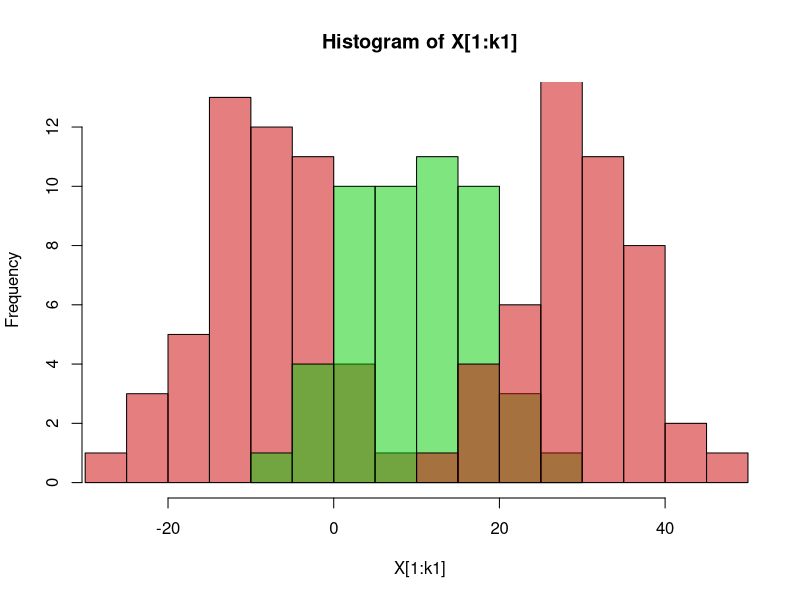

This chart was generated by the following R code: (Note: this script raises an error after producing the figure.)
## Algorithm to do a GP for classification using laplace approx
##
##Author -- Nathan Wycoff
##

##Generate some binary data
n <- 150
k1 <- 50
k2 <- 50
X <- c(rnorm(k1, -10, 7), rnorm(k2, 10,7), rnorm(n-k1-k2, 30,7))

hist(X[1:k1], col = rgb(0.8,0,0,0.5), xlim = range(X))
hist(X[(k1+1):(k1+k2)], col = rgb(0,0.8,0,0.5), add = TRUE)
hist(X[(k1+k2+1):n], col = rgb(0.8,0,0,0.5), add = TRUE)
y <- rep(c(-1,1,-1), c(k1,k2,n-k1-k2))

#Train-test split
t_ind <- sample(1:n, floor(n / 2))
train <- cbind(X,y)[t_ind,]
test <- cbind(X,y)[-t_ind,]

train <- data.frame(train)
colnames(train) <- c('X', 'y')
test <- data.frame(test)
colnames(test) <- c('X', 'y')

n <- floor(n / 2)


####
## Pre-built model
####
fit <- gausspr(I(as.factor(y)) ~ X, data = train, type = 'classification', kernel = 'rbfdot', kpar = list(sigma=1))
mean(predict(fit, test) == test$y)

##Look at logistic reg
fit_log <- glm(I(as.factor(y)) ~ X + 0, data = train, family = binomial)

preds <- sapply((predict(fit_log, newdata = test) > 0.5), function(x) ifelse(x,1,-1))

log_acc <- mean(preds == test$y)

##Now do a GP for classification with laplace approx
#Our covar func
k <- function(x1,x2) exp(-norm(x1 - x2, '2')^2)#Standard gaussian covar func

nathans_gp_class <- function(y, X, XX, solx, solxx) {
  #####
  ## Do hyper GP
  #####
  
  XXX <- rbind(X,XX)
  
  ##Get Covariance
  D <- dist(XXX)#Create a distance matrix
  bins <- hist(D, plot = FALSE)$breaks#create bins
  
  #Go over it all and get the covariances.
  n <- dim(XXX)[1]
  covs <- c()
  lens <- c()
  for (bi in 1:(length(bins)-1)) {
    y1 <- c()
    y2 <- c()
    b <- bins[bi+1]
    b1 <- bins[bi]
    for (j in 1:n) {
      for (i in 1:j) {
        if (i == j) {
          next
        }
        ind <- n*(i-1) - i *(i-1)/2 + j - i
        if (D[ind] < b && D[ind] >= b1) {
          y1 <- c(y1, c(solx, solxx)[i])
          y2 <- c(y2, c(solx, solxx)[j])
        }
      }
    }
    covs <- c(covs, cov(y1,y2))
    lens <- c(lens, length(y1))
  }
  
  #Use weights to get multiple points for bin in the histo
  weights <- floor(lens / min(lens))#Weigh cov estimates approximately by their number of constituents.
  hyperdata <- rep(covs,weights)
  hyperdistance <- rep(bins[2:length(bins)],weights)
  
  #Fit GP to these covars
  length_scale <- (bins[2] - bins[1])*1000#Make the length scale 1 bin
  gpi <- newGP(matrix(hyperdistance), hyperdata, d=length_scale, g=0.1, dK=FALSE)
  ga <- garg(list(mle=TRUE, min =0.01, max=15, start = 5), hyperdata)  #Make max bigger?
  mle<-mleGP(gpi, param="g", tmin=ga$min, tmax=ga$max, ab=ga$ab)
  grid <- matrix(seq(min(hyperdistance), max(hyperdistance)))
  p <- predGP(gpi, grid, lite=TRUE)$mean
  
  #Visualize nonparam kernel
  plot(jitter(hyperdistance,amount=1), jitter(hyperdata, amount = 0.1))
  points(grid, p, type = 'l')
  
  #Store the predicted values and spit out each step.
  np_k <- function(x1,x2) {
    #print("hehehoho")
    #print(x1)
    h <- norm(x1 - x2, '2')
    return(p[min(which(grid > h))])
  }
  
  #Our covar mat
  K <- matrix(rep(0, n*n), nrow = n)
  for (i in 1:n) {
    for (j in 1:n) {
      K[i,j] <- np_k(X[i], X[j])
    }
  }
  
  
  ##Begin Laplace Approx Algorithm from Rasmussen and Williams pg 46
  get_mode <- function(K, y) {
    n <- length(y)
    #Initializations
    f <- rnorm(n,0,0.1)
    
    #Newton iteration
    tol <- 0.1
    while (TRUE) {
      
      ##Update our stuff
      W <- diag(pnorm(train$y * as.numeric(f)) * (1-pnorm(y * as.numeric(f))))
      L <- chol(diag(n) + sqrt(W) %*% K %*% sqrt(W))
      b <- W %*% f + (y+1)/2 - pnorm(y*f)
      a <- b - sqrt(W) %*% solve(t(L), solve(L, sqrt(W) %*% K %*% b))
      f_new <- K %*% a
      
      ##Check for convergence
      if (norm(f_new - f, 'I') < tol) {
        break
      }
      f <- f_new
    }
    return(f)
  }
  
  ##Prediction using laplace approx
  laplace_predict <- function(f, X, XX, y) {
    #k_new <- t(sapply(test$X, function(x_new) sapply(train$X, function(x) k(x_new, x))))
    f_new <- c()
    for (x_new in XX) {
      W <- diag(pnorm(y * as.numeric(f)) * (1-pnorm(y * as.numeric(f))))
      L <- chol(diag(n) + sqrt(W) %*% K %*% sqrt(W))
      k_new <- sapply(X, function(x) k(x_new, x))
      ###############################################
      jacob_diag <- (train$y+1)/2 - pnorm(train$y*f)
      f_new <- c(f_new, t(k_new)  %*% jacob_diag)
      ###############################################
    }
    return(f_new)
  }
  
  f <- get_mode(K, y)
  
  f_pred <- laplace_predict(f, X, XX, y)
  
  return(f_pred)
}


f_pred <- nathans_gp_class()
gp_preds <- sapply(f_pred > 0, function(x) ifelse(x,1,-1))
gp_acc <- mean(gp_preds == test$y)